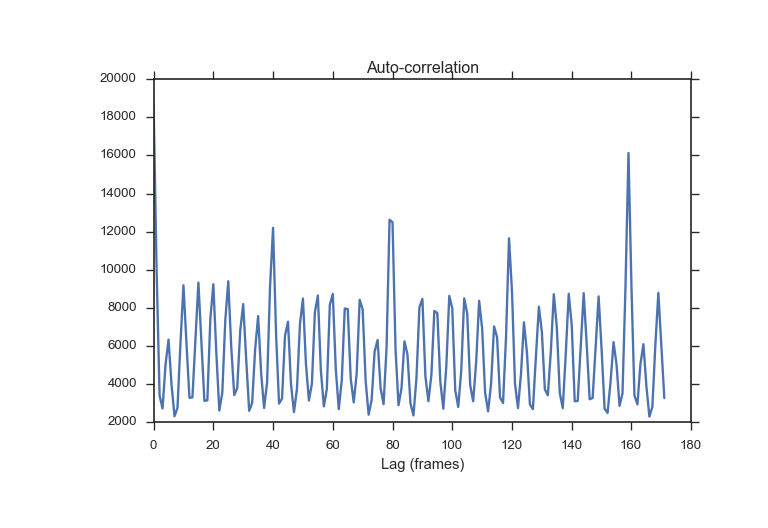

This figure's Python source:
# Compute full autocorrelation of y

y, sr = librosa.load(librosa.util.example_audio_file())
librosa.autocorrelate(y)
# array([  1.584e+04,   1.580e+04, ...,  -1.154e-10,  -2.725e-13])

# Compute onset strength auto-correlation up to 4 seconds

import matplotlib.pyplot as plt
odf = librosa.onset.onset_strength(y=y, sr=sr, hop_length=512)
ac = librosa.autocorrelate(odf, max_size=4* sr / 512)
plt.plot(ac)
plt.title('Auto-correlation')
plt.xlabel('Lag (frames)')
